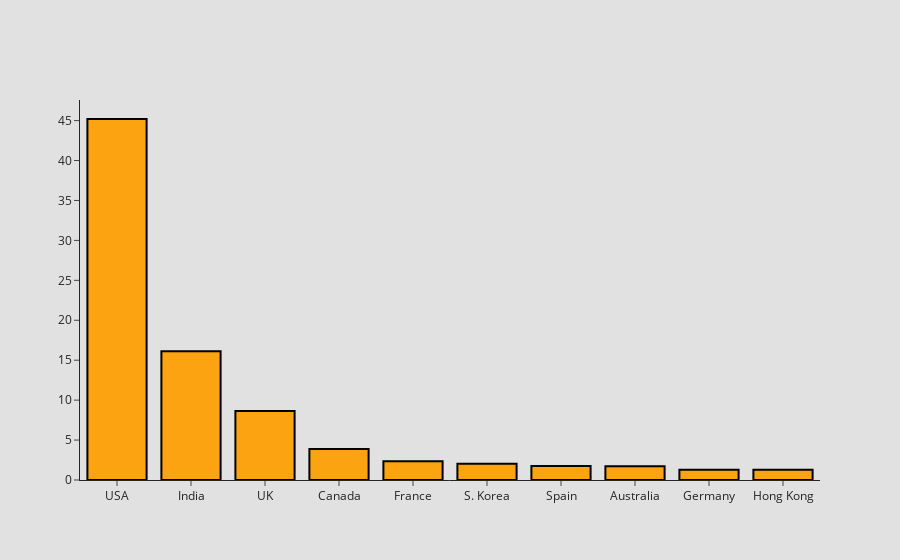

Notebook cell for this chart:
### Code cell
fig = go.Figure(data=[go.Bar(x=df.index, y=df['count'].to_list(),
            hovertext='total ammount')])
fig.update_traces(marker_color='#fca311', marker_line_color='black',
                  marker_line_width=2)
fig.update_traces(marker=dict(line=dict(color='black', width=2)), textfont=dict(family="Helvetica",size=16,color="black"),hoverlabel=dict(font_size=14,font_family="Helvetica"))
fig.update_layout(paper_bgcolor="#e1e1e1", plot_bgcolor = 'rgba(0, 0, 0, 0)' )
fig.show()

### Figure 1 — Plotly figure (JSON) as saved in the notebook; plotly's stock layout.template omitted (floating-point values rounded to 4 significant figures)
{"data": [{"hoverlabel": {"font": {"family": "Helvetica", "size": 14}}, "hovertext": "total ammount", "marker": {"color": "#fca311", "line": {"color": "black", "width": 2}}, "textfont": {"color": "black", "family": "Helvetica", "size": 16}, "type": "bar", "x": ["USA", "India", "UK", "Canada", "France", "S. Korea", "Spain", "Australia", "Germany", "Hong Kong"], "y": [45.2, 16.13, 8.64, 3.89, 2.34, 2.04, 1.74, 1.73, 1.28, 1.27]}], "layout": {"paper_bgcolor": "#e1e1e1", "plot_bgcolor": "rgba(0, 0, 0, 0)"}}
